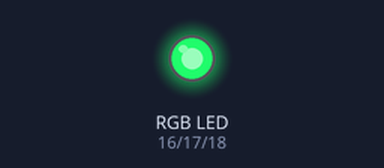
Recording of a program running on a simulated ESP32. On the bench: an RGB LED mixed from three pins (HIGH = lit).

Above: at 0.1 s.
Timing chart, 0 to 1.6 s (numbered marks = the images above):
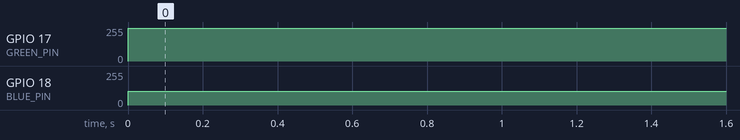

The program:

main.cpp
```cpp
#include "Arduino.h"
#include "config.h"


#define BAUD        115200
#define RED_PIN     16
#define GREEN_PIN   17
#define BLUE_PIN    18

const uint8_t RGB[3] = { 224, 10, 151 };


void init_led(uint8_t pr, uint8_t pg, uint8_t pb);
void set_led(uint8_t r, uint8_t g, uint8_t b);


void setup()
{
    Serial.begin(BAUD);

    init_led(RED_PIN, GREEN_PIN, BLUE_PIN);
}


void loop()
{
    set_led(RGB[0], RGB[1], RGB[2]);
    delay(500);
}


void init_led(uint8_t pr, uint8_t pg, uint8_t pb)
{
    ledcAttachPin(pr, 0);
    ledcSetup(0, 1000, 8);

    ledcAttachPin(pg, 1);
    ledcSetup(1, 1000, 8);

    ledcAttachPin(pb, 2);
    ledcSetup(2, 1000, 8);
}


void set_led(uint8_t r, uint8_t g, uint8_t b)
{
#if COMMON
    ledcWrite(0, 255 - r);
    ledcWrite(1, 255 - g);
    ledcWrite(2, 255 - b);
#else
    ledcWrite(0, r);
    ledcWrite(1, g);
    ledcWrite(2, b);
#endif
}
```

config-example.h
```cpp
#ifndef ESP_RGB_CONFIG_H
#define ESP_RGB_CONFIG_H


// 1 for anode
// 0 for cathode
#define COMMON 1


//
// Wifi section
//
#define WIFI_SSID       ""
#define WIFI_PASS       ""
#define WIFI_TIMEOUT    1000


#endif
```

Measured:
- by itself, GPIO 17 (GREEN_PIN): 0/255 → 244/255 at 0.00 s
- by itself, GPIO 18 (BLUE_PIN): 0/255 → 104/255 at 0.00 s
